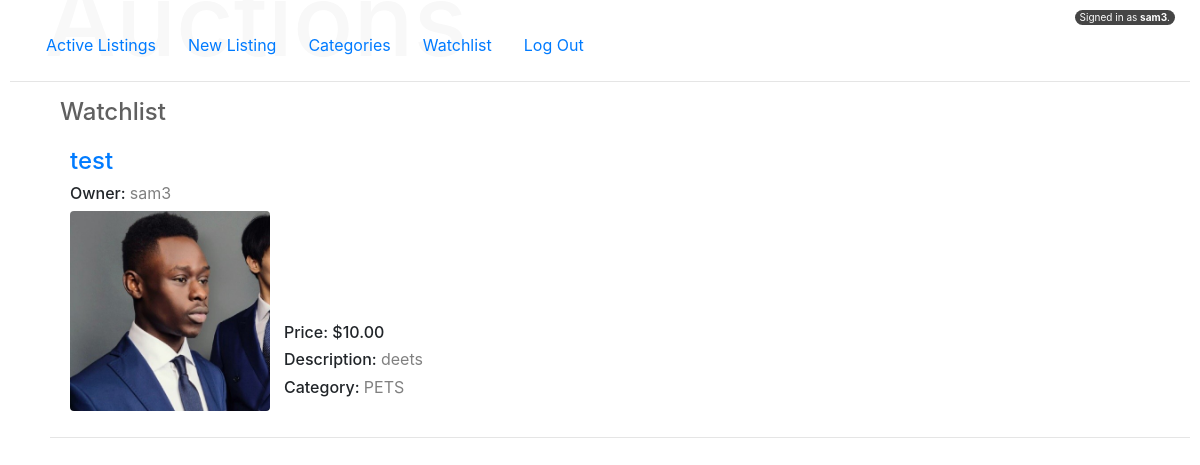
/watchlist/ (signed in), run on the app's committed database.
### auctions/models.py (models this page shows, shortened)
class User(AbstractUser):
    pass

class Listing(models.Model):
    user = models.ForeignKey(User, on_delete=models.CASCADE)
    title = models.CharField(max_length=50)
    price = models.DecimalField(max_digits=10, decimal_places=2, default=0.00)
    details = models.TextField(max_length=300)
    CATEGORY_CHOICES = [
        ("FOOD", "FOOD"),
        ("ELECTRONICS", "ELECTRONICS"),
        ("CLOTHING", "CLOTHING"),
        ("ACCESSORIES", "ACCESSORIES"),
        ("CONTENT", "CONTENT"),
        ("SERVICE", "SERVICE"),
        ("MUSIC", "MUSIC"),
        ("ENTERTAINMENT", "ENTERTAINMENT"),
        ("HOME EQUIPMENT", "HOME EQUIPMENT"),
        ("ART","ART"),
        ("AUTO INDUSTRY", "AUTO INDUSTRY"),
        ("PETS", "PETS"),
        ("MISC ITEMS", "MISC ITEMS"),
        ("NONE","NONE"),
    ]
    category = models.CharField(
        max_length=15,
        choices=CATEGORY_CHOICES,
        default="NONE",
    )
    created = models.DateTimeField
    image_url = models.ImageField(null=True, blank=True, upload_to='images/', editable=True,)
    active = models.BooleanField(default=True)
    time_submitted = models.DateTimeField(blank=False, default=timezone.now)
    winner = models.ForeignKey(User, on_delete=models.CASCADE, blank=True, null=True, related_name="winner")
    image_height = models.PositiveIntegerField(null=True, blank=True, editable=False, default="200")
    image_width = models.PositiveIntegerField(null=True, blank=True, editable=False, default="200")

### auctions/views.py (the view)
# urls.py: path("watchlist/", views.watchlist_view, name="watchlist_view"),
@login_required
def watchlist_view(request):
    try:
        user_watchlist = WatchList.objects.get(user=request.user)
        return render(request, "auctions/watchlist.html", {
            "watchlist" : user_watchlist,
        })
    except WatchList.DoesNotExist:
        user_watchlist = WatchList(user=request.user)
        user_watchlist.save()
        return render(request, "auctions/watchlist.html", {
            "watchlist" : user_watchlist,
        })

### auctions/templates/auctions/watchlist.html
{% extends "auctions/layout.html" %}
{% block body %}
    <h2 class="header" id="listing-title">Watchlist</h2>
    <ul style="list-style:none;">
        {% if watchlist %}
            {% for listing in watchlist.listings.all %}
            <div class="card listing" >
                    <h4>
                        <a href="{% url 'auctions:id' listing.id %}">
                            {{ listing.title }}
                        </a>
                    </h4>
                        <h6>
                            Owner:
                            <span style="font-weight: normal; color:gray;">
                                {{ listing.user }}
                            </span>
                        </h6>
                        <div class="img-border">
                                {% if listing.image_url %}
                                <img class="img-thumbnail"style="display:inline-block; height:100%; width:100%;object-fit: contain;"src= "{{ listing.image_url.url }}" >
                                {% else %}
                                <img class="img-thumbnail"style="display:inline-block; height:100%; width:100%;object-fit: contain;"src= "https://st4.depositphotos.com/14953852/24787/v/600/depositphotos_247872612-stock-illustration-no-image-available-icon-vector.jpg" >
                                {% endif %}
                            </div>
                        <div style="display:inline;position:absolute;left:14em;bottom:1em;">
                            <h6>
                                <span>
                                    Price: ${{ listing.price }}
                                </span>
                            </h6>
                            <h6>
                                Description:
                                <span style="font-weight: normal; color:gray;">
                                    {{ listing.details }}
                                </span>
                            </h6>
                            <h6>
                                Category:
                                <span style="font-weight: normal; color:gray;">
                                    {{ listing.category }}
                                </span>
                            </h6>
                        </div>
            </div>
            <hr>
            {% endfor %}
        {% endif %}
    </ul>
{% endblock %}

### auctions/templates/auctions/layout.html (shortened to what this page needs)
{% load static %}
<!DOCTYPE html>
<html lang="en">
    <head>
        <link rel="stylesheet" href="https://stackpath.bootstrapcdn.com/bootstrap/4.4.1/css/bootstrap.min.css">
        <link href="{% static 'auctions/styles.css' %}" rel="stylesheet">
    </head>
    <body>
        <div class="col container">
            <h1 class="header app-header">Auctions</h1>
                <div class="signed_in">
                    {% if user.is_authenticated %}
                        <div>
                            Signed in as <strong>{{ user.username }}</strong>.
                        </div>
                    {% else %}
                    <div>
                        Not signed in.
                    </div>
                    {% endif %}
                </div>
                <ul class="nav">
                    <li class="nav-item">
                        <a class="nav-link" href="{% url 'auctions:index' %}">Active Listings</a>
                    </li>
                    <li>
                        <a class="nav-link" href="{% url 'auctions:new_listing' %}">New Listing</a>
                    </li>
                    <li>
                        <a class="nav-link" href="{% url 'auctions:categories' %}">Categories</a>
                    </li>
                    {% if user.is_authenticated %}
                        <li>
                            <a class="nav-link" href="{% url 'auctions:watchlist_view' %}">Watchlist</a>
                        </li>
                        <li>
                            <a class="nav-link" href="{% url 'auctions:logout' %}">Log Out</a>
                        </li>
                    {% endif %}
            </ul>
        </div>
        <hr>
        {% block body %}
        {% endblock %}
    </body>
</html>

### auctions/static/auctions/styles.css (style rules this page uses)
body { padding: 10px; }
.signed_in { margin: -20px 0 auto auto; padding:0 5px 0 5px; background-color: rgb(69, 69, 69); font-size: x-small; color: white; width: fit-content; border-radius: 9px; text-align: center; }
.container { padding-left: 20px; margin-top: 20px; }
.header { color:rgb(96, 96, 96); font-size: 24px; margin-left:15px; }
.app-header { font-size: 100px; color:#f8f8f8; position:absolute; z-index: -1; top:-0.5em; }
#listing-title { padding-left: 35px; }
.nav-link { font-size: medium; }
.listing { border: none; padding: 10px; border-radius: 5px; max-width: 1000px; margin:10px; }
.img-border { height:200px; width: 200px; border-color: #ececec; }
.img-thumbnail { padding:0px; border: none; }

### data on the page
User: username "sam3"
Listing: title "test", user "sam3", image_url (picture), price "10.00", details "deets", category "PETS"
